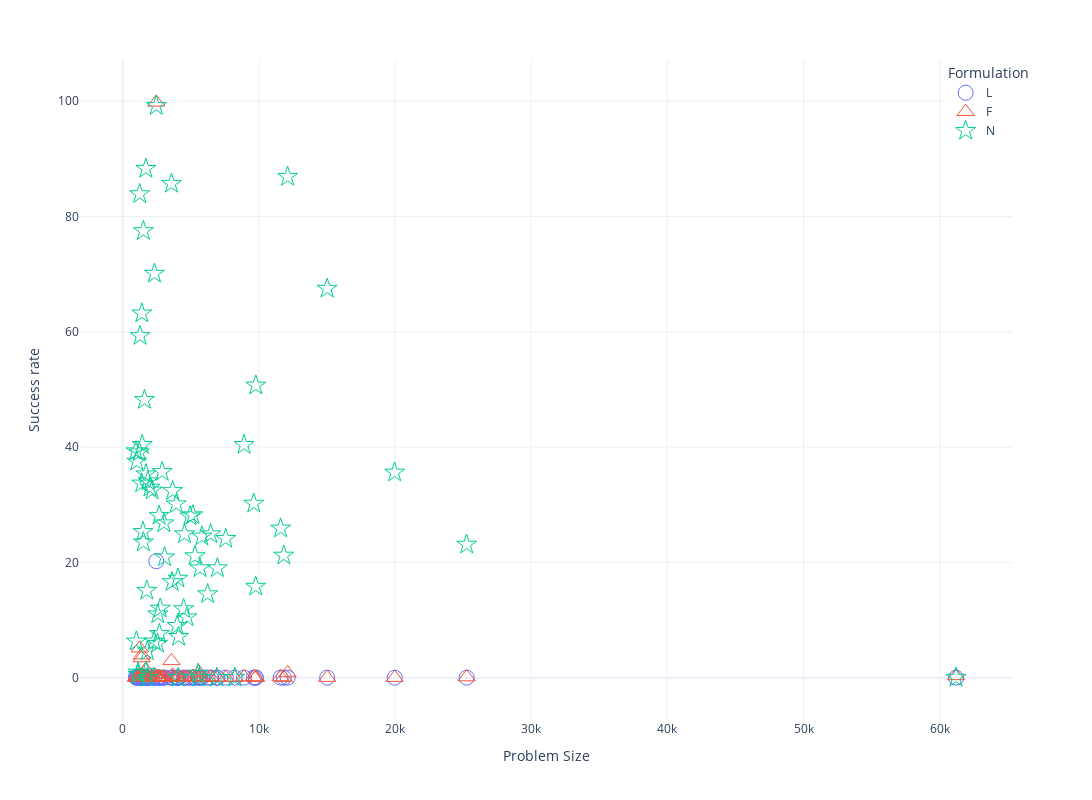

This figure's notebook cell:
### Code cell
df = pd.read_csv('success_rate.csv')

# Sort the DataFrame by 'Problem Size'
df = df.sort_values(by='Problem Size')

# Create a plot using plotly express
fig = px.scatter(df, x='Problem Size', y='%Sol', color='Formulation', symbol='Formulation',
                 symbol_map={'L': 'circle-open', 'F': 'triangle-up-open', 'N': 'star-open'},
                 labels={'%Sol': 'Success rate', 'Problem Size': 'Problem Size'},
                 template='plotly_white')

# Update layout
fig.update_layout(
    # title='Success rate vs Problem Size for Different Formulations',
    xaxis_title='Problem Size',
    yaxis_title='Success rate',
    width=1300,
    height=800,
)

fig.update_layout(legend=dict(
    yanchor="top",
    xanchor="right",
))

fig.update_traces(marker=dict(size=15))

# Show the plot
fig.show()
fig.write_html('sr_on_probsize.html')

### Figure 1 — Plotly figure (JSON) as saved in the notebook; plotly's stock layout.template omitted (floating-point values rounded to 4 significant figures)
{"data": [{"hovertemplate": "Formulation=L<br>Problem Size=%{x}<br>Success rate=%{y}<extra></extra>", "legendgroup": "L", "marker": {"color": "#636efa", "symbol": "circle-open", "size": 15}, "mode": "markers", "name": "L", "orientation": "v", "showlegend": true, "x": [976, 1002, 1038, 1117, 1131, 1223, 1250, 1275, 1394, 1405, 1434, 1494, 1518, 1519, 1604, 1701, 1707, 1711, 1771, 1812, 1836, 1854, 2000, 2166, 2309, 2333, 2468, 2559, 2578, 2673, 2696, 2757, 2899, 3027, 3074, 3583, 3632, 3665, 3931, 3995, 4055, 4074, 4108, 4475, 4543, 4722, 4948, 5158, 5315, 5549, 5611, 5681, 5814, 6237, 6464, 6914, 6954, 7572, 8235, 8913, 9626, 9768, 9778, 11596, 11829, 12113, 15016, 19972, 25260, 61199], "xaxis": "x", "y": [0.1, 0.0, 0.0, 0.0, 0.0, 0.0, 0.1, 0.0, 0.0, 0.0, 0.0, 0.0, 0.0, 0.0, 0.0, 0.0, 0.1, 0.0, 0.0, 0.0, 0.0, 0.0, 0.0, 0.0, 0.0, 0.0, 20.2, 0.0, 0.0, 0.0, 0.0, 0.0, 0.0, 0.0, 0.0, 0.0, 0.0, 0.0, 0.0, 0.0, 0.0, 0.0, 0.0, 0.0, 0.0, 0.0, 0.0, 0.0, 0.0, 0.0, 0.0, 0.0, 0.0, 0.0, 0.0, 0.0, 0.0, 0.0, 0.0, 0.0, 0.0, 0.0, 0.0, 0.0, 0.0, 0.0, 0.0, 0.0, 0.0, 0.0], "yaxis": "y", "type": "scatter"}, {"hovertemplate": "Formulation=F<br>Problem Size=%{x}<br>Success rate=%{y}<extra></extra>", "legendgroup": "F", "marker": {"color": "#EF553B", "symbol": "triangle-up-open", "size": 15}, "mode": "markers", "name": "F", "orientation": "v", "showlegend": true, "x": [976, 1002, 1038, 1117, 1131, 1223, 1250, 1275, 1394, 1405, 1434, 1494, 1518, 1519, 1604, 1701, 1707, 1711, 1771, 1812, 1836, 1854, 2000, 2166, 2309, 2333, 2468, 2559, 2578, 2673, 2696, 2757, 2899, 3027, 3074, 3583, 3632, 3665, 3931, 3995, 4055, 4074, 4108, 4475, 4543, 4722, 4948, 5158, 5315, 5549, 5611, 5681, 5814, 6237, 6464, 6914, 6954, 7572, 8235, 8913, 9626, 9768, 9778, 11596, 11829, 12113, 15016, 19972, 25260, 61199], "xaxis": "x", "y": [0.0, 0.0, 0.0, 0.0, 0.0, 0.3, 5.1, 0.1, 3.4, 3.9, 0.2, 0.0, 0.0, 0.8, 0.0, 1.4, 0.1, 0.0, 0.0, 0.0, 0.0, 0.0, 0.0, 0.0, 0.0, 0.5, 99.8, 0.0, 0.1, 0.0, 0.1, 0.0, 0.0, 0.0, 0.0, 2.9, 0.0, 0.4, 0.0, 0.0, 0.1, 0.1, 0.0, 0.0, 0.0, 0.0, 0.0, 0.2, 0.0, 0.0, 0.9, 0.0, 0.0, 0.0, 0.1, 0.0, 0.0, 0.0, 0.0, 0.1, 0.1, 0.0, 0.0, 0.1, 0.0, 0.8, 0.0, 0.0, 0.1, 0.3], "yaxis": "y", "type": "scatter"}, {"hovertemplate": "Formulation=N<br>Problem Size=%{x}<br>Success rate=%{y}<extra></extra>", "legendgroup": "N", "marker": {"color": "#00cc96", "symbol": "star-open", "size": 15}, "mode": "markers", "name": "N", "orientation": "v", "showlegend": true, "x": [976, 1002, 1038, 1117, 1131, 1223, 1250, 1275, 1394, 1405, 1434, 1494, 1518, 1519, 1604, 1701, 1707, 1711, 1771, 1812, 1836, 1854, 2000, 2166, 2309, 2333, 2468, 2559, 2578, 2673, 2696, 2757, 2899, 3027, 3074, 3583, 3632, 3665, 3931, 3995, 4055, 4074, 4108, 4475, 4543, 4722, 4948, 5158, 5315, 5549, 5611, 5681, 5814, 6237, 6464, 6914, 6954, 7572, 8235, 8913, 9626, 9768, 9778, 11596, 11829, 12113, 15016, 19972, 25260, 61199], "xaxis": "x", "y": [39.3, 6.3, 37.5, 0.5, 0.9, 39.1, 83.9, 59.3, 33.7, 63.2, 40.4, 25.3, 23.5, 77.5, 48.2, 88.3, 35.3, 1.0, 15.1, 4.6, 0.0, 34.1, 33.0, 32.5, 6.3, 70.1, 99.2, 5.9, 11.0, 28.1, 7.6, 12.0, 35.7, 26.8, 20.9, 85.7, 16.6, 32.4, 30.1, 9.0, 17.2, 0.0, 7.1, 11.9, 24.9, 10.5, 28.0, 28.2, 21.1, 0.7, 0.0, 19.0, 24.5, 14.5, 24.9, 0.0, 19.0, 24.1, 0.0, 40.4, 30.2, 15.8, 50.7, 25.9, 21.2, 86.9, 67.5, 35.6, 23.1, 0.0], "yaxis": "y", "type": "scatter"}], "layout": {"xaxis": {"anchor": "y", "domain": [0.0, 1.0], "title": {"text": "Problem Size"}}, "yaxis": {"anchor": "x", "domain": [0.0, 1.0], "title": {"text": "Success rate"}}, "legend": {"title": {"text": "Formulation"}, "tracegroupgap": 0, "yanchor": "top", "xanchor": "right"}, "margin": {"t": 60}, "width": 1300, "height": 800}}
